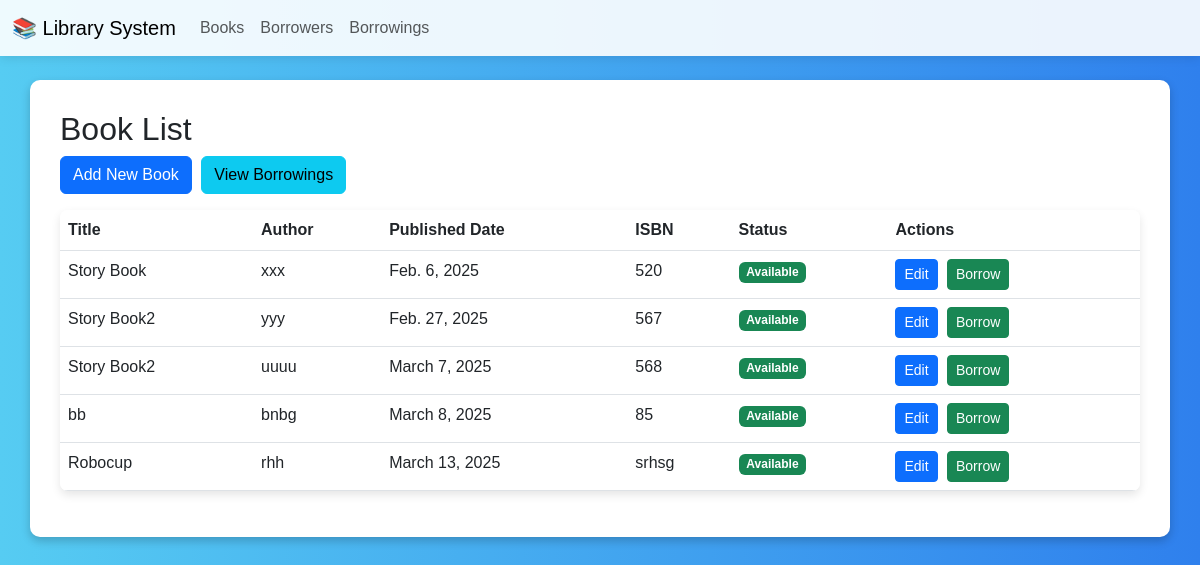
The page /book_list/ on the database its author committed.
### lib_app/models.py (models this page shows, shortened)
class Book1(models.Model):
    title = models.CharField(max_length=255)
    author = models.CharField(max_length=255)
    published_date = models.DateField()
    isbn = models.CharField(max_length=13, unique=True)
    is_available = models.BooleanField(default=True)

### lib_app/views.py (the view)
# urls.py: path('book_list/', book_list, name='book_list'),
def book_list(request):
    books = Book1.objects.all()
    return render(request, 'book_list.html', {'books': books})

### lib_app/templates/book_list.html
{% extends 'base.html' %}
{% block content %}
<div class="container mt-4">
    <h2>Book List</h2>
    <a href="{% url 'add_book' %}" class="btn btn-primary mb-3">Add New Book</a>
    <a href="{% url 'borrowing_list' %}" class="btn btn-info mb-3">View Borrowings</a>
    <table class="table">
        <thead>
            <tr>
                <th>Title</th>
                <th>Author</th>
                <th>Published Date</th>
                <th>ISBN</th>
                <th>Status</th>
                <th>Actions</th>
            </tr>
        </thead>
        <tbody>
            {% for book in books %}
            <tr>
                <td>{{ book.title }}</td>
                <td>{{ book.author }}</td>
                <td>{{ book.published_date }}</td>
                <td>{{ book.isbn }}</td>
                <td>
                    {% if book.is_available %}
                        <span class="badge bg-success">Available</span>
                    {% else %}
                        <span class="badge bg-warning">Borrowed</span>
                    {% endif %}
                </td>
                <td>
                    <a href="{% url 'edit_book' book.id %}" class="btn btn-sm btn-primary">Edit</a>
                    {% if book.is_available %}
                        <a href="{% url 'borrow_book' %}" class="btn btn-sm btn-success">Borrow</a>
                    {% endif %}
                </td>
            </tr>
            {% empty %}
            <tr>
                <td colspan="6">No books available.</td>
            </tr>
            {% endfor %}
        </tbody>
    </table>
</div>
{% endblock %}

### lib_app/templates/base.html (shortened to what this page needs)
<!DOCTYPE html>
<html lang="en">
<head>
    <link href="https://cdn.jsdelivr.net/npm/bootstrap@5.3.0/dist/css/bootstrap.min.css" rel="stylesheet">
</head>
<body>
    <nav class="navbar navbar-expand-lg navbar-light bg-light">
        <div class="container-fluid">
            <a class="navbar-brand" href="{% url 'home' %}">📚 Library System</a>
            <div class="collapse navbar-collapse" id="navbarNav">
                <ul class="navbar-nav">
                    <li class="nav-item">
                        <a class="nav-link" href="{% url 'book_list' %}">Books</a>
                    </li>
                    <li class="nav-item">
                        <a class="nav-link" href="{% url 'borrower_list' %}">Borrowers</a>
                    </li>
                    <li class="nav-item">
                        <a class="nav-link" href="{% url 'borrowing_list' %}">Borrowings</a>
                    </li>
                </ul>
            </div>
        </div>
    </nav>
    {% block content %}
    {% endblock %}
</body>
</html>

### lib_app/templates/base.html (style rules this page uses)
body { background: linear-gradient(to right, #56ccf2, #2f80ed); font-family: Arial, sans-serif; min-height: 100vh; }
.container { background: white; padding: 30px; border-radius: 10px; box-shadow: 0px 4px 10px rgba(0, 0, 0, 0.2); margin-top: 20px; }
.navbar { background-color: rgba(255, 255, 255, 0.9) !important; box-shadow: 0px 2px 10px rgba(0, 0, 0, 0.1); }
.table { background: white; border-radius: 8px; overflow: hidden; box-shadow: 0px 4px 10px rgba(0, 0, 0, 0.1); }
.btn { margin-right: 5px; }

### rows shown on the page
Book1: title "Story Book", author "xxx", published_date "Feb. 6, 2025", isbn "520", is_available "Available"
Book1: title "Story Book2", author "yyy", published_date "Feb. 27, 2025", isbn "567", is_available "Available"
Book1: title "Story Book2", author "uuuu", published_date "March 7, 2025", isbn "568", is_available "Available"
Book1: title "bb", author "bnbg", published_date "March 8, 2025", isbn "85", is_available "Available"
Book1: title "Robocup", author "rhh", published_date "March 13, 2025", isbn "srhsg", is_available "Available"
